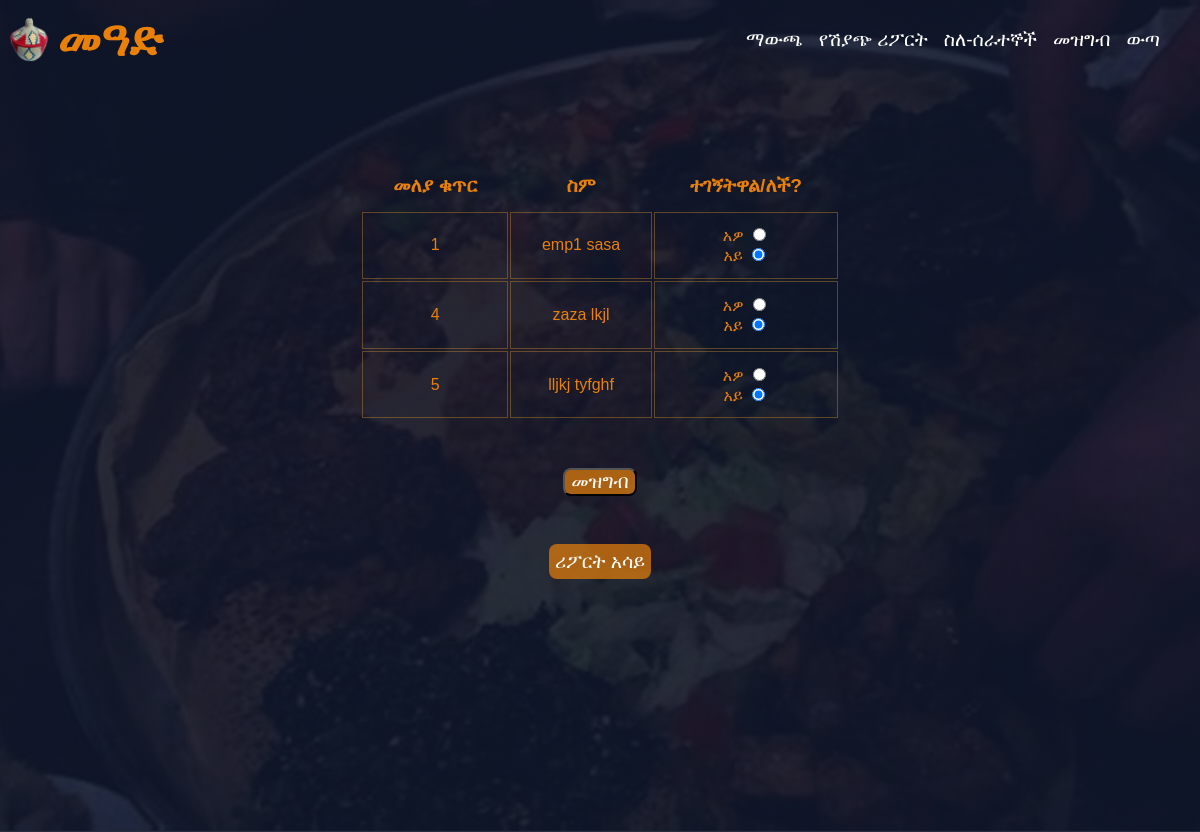
The page /admin/attendence.php (signed in) on the database its author committed.
### tables this page shows
CREATE TABLE `employee` (
  `id` int(11) NOT NULL,
  `fname` varchar(20) DEFAULT NULL,
  `lname` varchar(20) DEFAULT NULL,
  `phone` int(11) DEFAULT NULL,
  `username` varchar(20) DEFAULT NULL,
  `pass` varchar(20) DEFAULT NULL
);

### admin/attendence.php (the view, shortened to what this page needs)
<?php
include ("../private/functions.php");
 ?>
 <!DOCTYPE html>
<html>
    <head>
        <link rel="stylesheet" href="edit-menu.css">
        <link rel="stylesheet" href="workers-attendence.css">
        <link rel="stylesheet" href="../stylesheets/nav-bar.css">
    </head>
    <body>
        <div id = "header-container">
          <?php include("./adminNav.php")?>
              <div id = "menu-form" class="make-center">
                <form method="post">
                  <div id ="#table-container">
                            <table style="border: 0px;">
                                <thead>
                                    <tr>
                                        <th>መለያ ቁጥር</th>
                                        <th>ስም</th>
                                        <th>ተገኝትዋል/ለች?</th>
                                    </tr>
                                </thead>
                                <?php
                                    $radio = 0;
                                    $all_query = mysqli_query($conn,"select * from employee");
                                    while ($data = mysqli_fetch_array($all_query,MYSQLI_ASSOC)) {
                                    ?>
                                <tbody>
                                <tr>
                                        <td><?php echo $data['id']; ?>  <input type="hidden" name="id[]" value="<?php echo $data['id']; ?>"></td>
                                          <td><?php echo $data['fname'] ." " . $data['lname'] ; ?>
                                        </td>
                                          <td class="smaller-text">
                                            <div>
                                              <label>አዎ</label>
                                              <input type="radio" name="status[<?php echo $radio; ?>]" value="Present" >
                                            </div>
                                            <div>
                                              <label>አይ</label>
                                              <input type="radio" name="status[<?php echo $radio; ?>]" value="Absent" checked>
                                              </div>
                                        </td>
                                        </tr>
                                </tbody>
                                <?php
                                      $radio++;
                                      }
                                      ?>
                            </table>
                            <div class = "make-center">
                              <input type="submit" class= "edit-menu-button" name="add" value = "መዝግብ">
                            </div>
                            <div class ="report-button">
                              <a  class = "reportLink edit-menu-button" href="attendanceReport.php">ሪፖርት አሳይ</a>
                            </div>
                    </div>
                </form>
              </div>
        </div>
    </body>
</html>

### admin/edit-menu.css (style rules this page uses)
body { size: 100%; margin: 0px; background-color: rgba(21, 17, 42, 0); color: rgba(232, 128, 10, 1); font-family: sans-serif; font-size: 1rem; padding: 0px; overflow-x: hidden; }
#header-container { background-image: linear-gradient(rgba(15, 23, 43, 0.9), rgba(15, 23, 43, 0.9)), url(../imgs/background.jpg); background-repeat: no-repeat; background-size: cover; background-position: center; overflow-x: hidden; height: 100vh; }
form { display: flex; justify-content: center; flex-wrap: wrap; margin-top: 5rem; }
#menu-form form { display: flex; justify-content: center; }
.make-center { display: flex; justify-content: center; }
table { border: .5px solid white; width: 30rem; }
td, th { padding: .8rem; text-align: center; }

### admin/workers-attendence.css (style rules this page uses)
body { size: 100%; margin: 0px; background-color: rgba(21, 17, 42, 0); color: rgba(232, 128, 10, 1); font-family: sans-serif; font-size: 1.2rem; padding: 0px; overflow-x: hidden; }
#header-container { background-image: linear-gradient(rgba(15, 23, 43, 0.9), rgba(15, 23, 43, 0.9)), url(../imgs/background.jpg); background-repeat: no-repeat; background-size: cover; background-position: center; height: 100vh; padding-bottom: 2rem; }
#menu-form { width: auto; justify-content: center; }
.make-center { display: flex; justify-content: center; }
.edit-menu-button { background-color: rgba(232, 128, 10, 0.7); border-radius: 8px; color: white; font-size: 1.2rem; margin-top: 3rem; }
.report-button { width: 100%; display: flex; justify-content: center; }
.reportLink { text-decoration: none; padding: 0.4rem; }
td { padding: .8rem; font-size: 1rem; border: 0.1rem solid rgba(211, 143, 47, 0.4); }

### rows shown on the page
employee: id "1", fname "emp1", lname "sasa"
employee: id "4", fname "zaza", lname "lkjl"
employee: id "5", fname "lljkj", lname "tyfghf"
